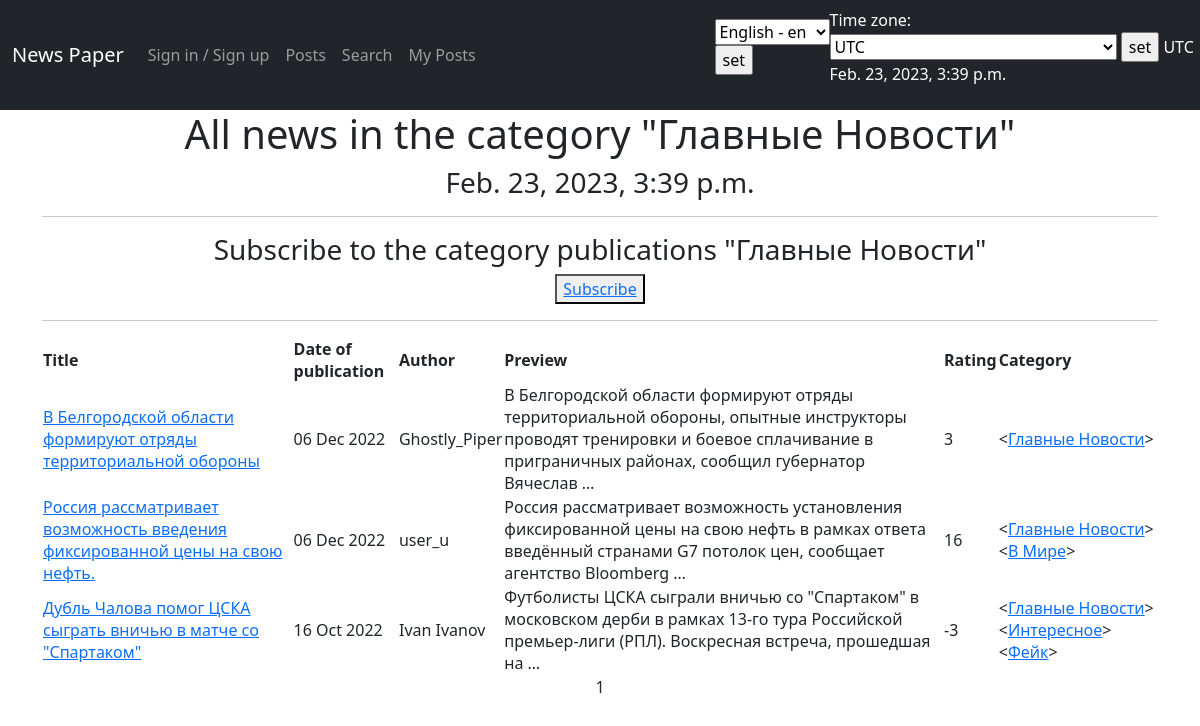
Screenshot of /news/categories/1 with the database file from the repository.
### news/models.py (models this page shows, shortened)
class Category(models.Model):
    name = models.CharField(max_length=64,
                            help_text=_('category name'),
                            unique=True
                            )
    subscribers = models.ManyToManyField(
        User,
        through='CategorySubscribers',
        blank=True,
        verbose_name=_('subscribers'),
    )
    def __str__(self):
        return f'{self.name.title()}'
    class Meta:
        verbose_name = _('Category')
        verbose_name_plural = _('Categories')

class Post(models.Model):
    author = models.ForeignKey(Author, on_delete=models.CASCADE)
    NEWS = 'NW'
    ARTICLE = 'AR'
    CATEGORY_CHOICES = (
        (NEWS, _('News')),
        (ARTICLE, _('Article')),
    )
    categoryType = models.CharField(max_length=2,
                                    choices=CATEGORY_CHOICES,
                                    default=ARTICLE
                                    )
    dateCreation = models.DateTimeField(default=timezone.now)
    postCategory = models.ManyToManyField(
        Category,
        through='PostCategory',
        verbose_name=_('category'),
    )
    title = models.CharField(
        max_length=128,
        unique=True,
        verbose_name=_('title'),
    )
    text = models.TextField(
        verbose_name=_('text'),
    )
    rating = models.SmallIntegerField(default=0)

class Author(models.Model):
    authorUser = models.OneToOneField(User, on_delete=models.CASCADE)
    ratingAuthor = models.SmallIntegerField(default=0)
    def __str__(self):
        return f'{self.authorUser}'
    class Meta:
        verbose_name = _('Author')
        verbose_name_plural = _('Authors')

### news/views.py (the view)
# urls.py: path('categories/<int:pk>', CategoryList.as_view(), name='category_list'),
class CategoryList(ListView):
    model = Post
    template_name = 'news/category_list.html'
    context_object_name = 'category_news_list'
    paginate_by = 3
    def get_queryset(self):
        self.category = get_object_or_404(Category, id=self.kwargs['pk'])
        quaryset = Post.objects.filter(postCategory=self.category).order_by('-dateCreation')
        return quaryset
    def get_context_data(self, **kwargs):
        context = super().get_context_data(**kwargs)
        context['is_not_subscriber'] = self.request.user not in self.category.subscribers.all()
        context['category'] = self.category
        return context

### news/context_processors.py (called while the page is built)
def navigate_context(request):
    user_timezone = pytz.timezone(
        request.session.get('django_timezone') or settings.TIME_ZONE
    )
    current_time = timezone.now().astimezone(user_timezone)
    context = {
        'current_time': current_time,
        'timezones': pytz.common_timezones,
    }
    return context

### news/templatetags/custom_filters.py (called while the page is built)
@register.filter(name='censor')
def censor(text):
    if isinstance(text, str):
        cens_text = []
        l_text = text.split()
        while l_text:
            word = re.sub(r"([\w/'+$\s-]+|[^\w/'+$\s-]+)\s*", r"\1 ", l_text[0])
            l_word = word.split()
            cens_word = []
            for i in l_word:
                if i.lower() in CENSORED:
                    bad_word = i[0] + '*' * (len(i) - 1)
                    cens_word.append(bad_word)
                else:
                    cens_word.append(i)
            cens_text.append("".join(cens_word))
            l_text.remove(l_text[0])
        return " ".join(cens_text)
    else:
        raise TypeError("Фильтр применим только к переменным строкового типа!")

### templates/news/category_list.html (shortened to what this page needs)
{% extends 'default.html' %}
{% load custom_filters %}
{% load i18n %}
{% load custom_tags %}
{% load tz %}
{% block content %}
    <h1>{% trans "All news in the category" %} "{{ category }}"</h1>
    <h3>{{ current_time }}</h3>
    <hr>
    {% if is_not_subscriber %}
    <h3>
        {% trans "Subscribe to the category publications" %} "{{ category }}"
    </h3>
        <button> <a href="/news/sub_cat/category/{{ category.id }}">
        {% trans "Subscribe" %}</a> </button>
    {% else %}
    <h3>
        {% trans "You are subscribed to the category publications" %} "{{ category }}"
    </h3>
        <button> <a href="/news/un_sub_cat/category/{{ category.id }}">
        {% trans "Unsubscribe" %}</a> </button>
    {% endif %}
    <hr>
    {% if category_news_list %}
        <table>
            <tr>
                <td><b>{% trans "Title" %}</b></td>
                <td><b>{% trans "Date of publication" %}</b></td>
                <td><b>{% trans "Author" %}</b></td>
                <td><b>{% trans "Preview" %}</b></td>
                <td><b>{% trans "Rating" %}</b></td>
                <td><b>{% trans "Category" %}</b></td>
           </tr>
            {% for post in category_news_list %}
            <tr>
                <td><a href="/news/{{ post.id }}">{{ post.title|censor }}</a></td>
                <td>{{ post.dateCreation|date:'d M Y' }}</td>
                <td>{{ post.author }}</td>
                <td>{{ post.text|truncatewords:20|censor }}</td>
                <td>{{ post.rating }}</td>
                <td>{% for cat in post.postCategory.all %}
                    <<a href="/news/categories/{{ cat.id }}">{{ cat }}</a>>
                    {% endfor %}
                </td>
            </tr>
            {% endfor %}
        </table>
    {% else %}
        <h2>{% trans "It seems there is nothing interesting yet" %}!</h2>
    {% endif %}
    {{ page_obj.number }}
{% endblock content %}

### rows the page displays
Category: name "Главные Новости"
Post: title|censor "В Белгородской области формируют отряды территориальной обороны", dateCreation "06 Dec 2022", author "Ghostly_Piper", text|censor "В Белгородской области формируют отряды территориальной обороны, опытные инструкторы проводят тренировки и боевое сплачивание в приграничных районах, сообщил губернатор Вячеслав …", rating "3"
Post: title|censor "Россия рассматривает возможность введения фиксированной цены на свою нефть.", dateCreation "06 Dec 2022", author "user_u", text|censor "Россия рассматривает возможность установления фиксированной цены на свою нефть в рамках ответа введённый странами G7 потолок цен, сообщает агентство Bloomberg …", rating "16"
Category: name "В Мире"
Post: title|censor "Дубль Чалова помог ЦСКА сыграть вничью в матче со \"Спартаком\"", dateCreation "16 Oct 2022", author "Ivan Ivanov", text|censor "Футболисты ЦСКА сыграли вничью со \"Спартаком\" в московском дерби в рамках 13-го тура Российской премьер-лиги (РПЛ). Воскресная встреча, прошедшая на …", rating "-3"
Category: name "Интересное"
Category: name "Фейк"

### other values shown
{{ TIME_ZONE }} "UTC"
{{ current_time|timezone:TIME_ZONE }} "Feb. 23, 2023, 3:39 p.m."
{{ current_time }} "Feb. 23, 2023, 3:39 p.m."
{{ page_obj.number }} "1"
form field language "English - en"
form field timezone "UTC"
